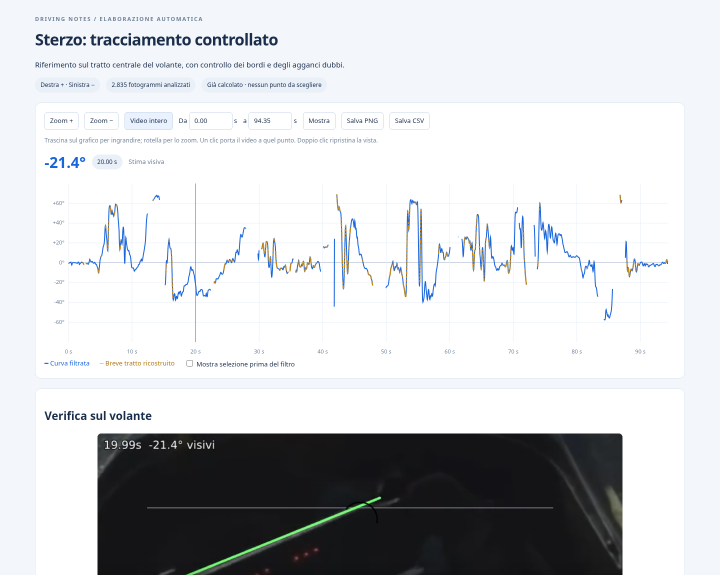
#> input picture telemetry/steering-new-video/refined/anteprima-interattiva.png, 1440 x 1150 px (shown at 1/2 size)
$ python -i rim_features.py   (imports and definitions only)
#> lines starting #> are read from the running program, lines starting #| are printed output that depends on the picture
#> further down, picture is the input picture: shape (1150, 1440, 3); mean B, G, R 210.4, 208.3, 206.5
"""Visual features for the 2622×1206 onboard recording; no angle integration."""
import cv2
import numpy as np
x0,y0=1000,1020
W,H=530,186
YY,XX=np.indices((H,W))

# [27 lines left out: function red_line, not called in this run]

def edge_lines(im):
 hsv=cv2.cvtColor(im,cv2.COLOR_BGR2HSV);h,s,v=cv2.split(hsv)
#> after `hsv = cv2.cvtColor(im, cv2.COLOR_BGR2HSV)`: hsv: shape (1150, 1440, 3); mean H, S, V 51.8, 10.1, 211
#> after `h, s, v = cv2.split(hsv)`:
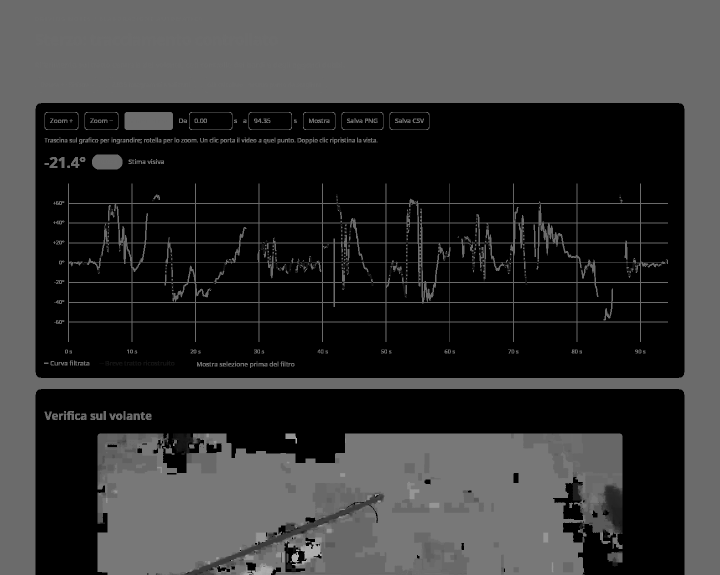
#> h: shape (1150, 1440) (shown at 1/2 size); min 0, max 179, mean 51.8
#> after `h, s, v = cv2.split(hsv)`:
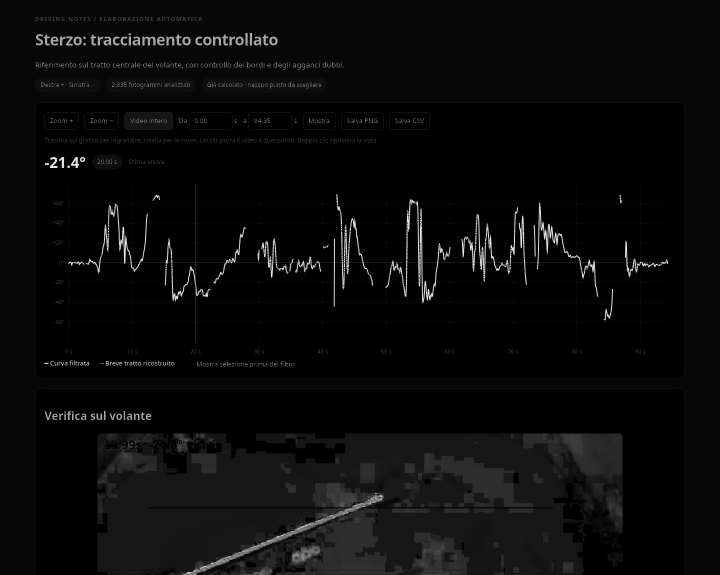
#> s: shape (1150, 1440) (shown at 1/2 size); min 0, max 255, mean 10.1
#> after `h, s, v = cv2.split(hsv)`:
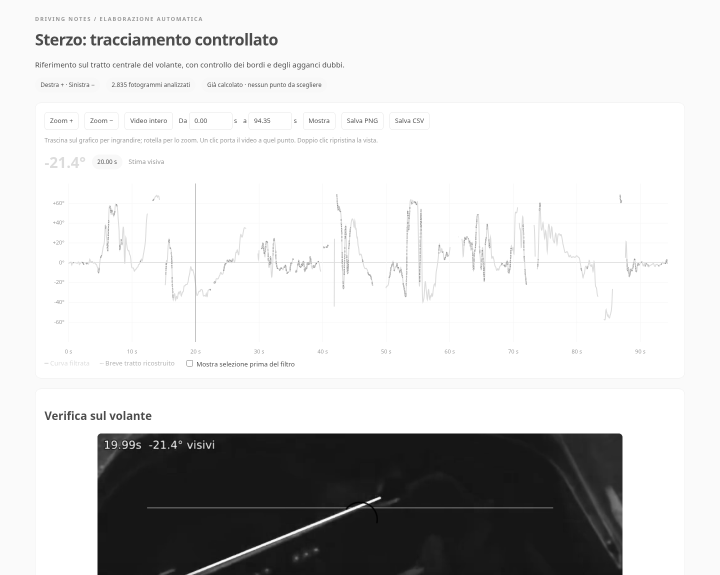
#> v: shape (1150, 1440) (shown at 1/2 size); min 0, max 255, mean 211
#> (the run stopped early here; a loop or call above may not have finished)
